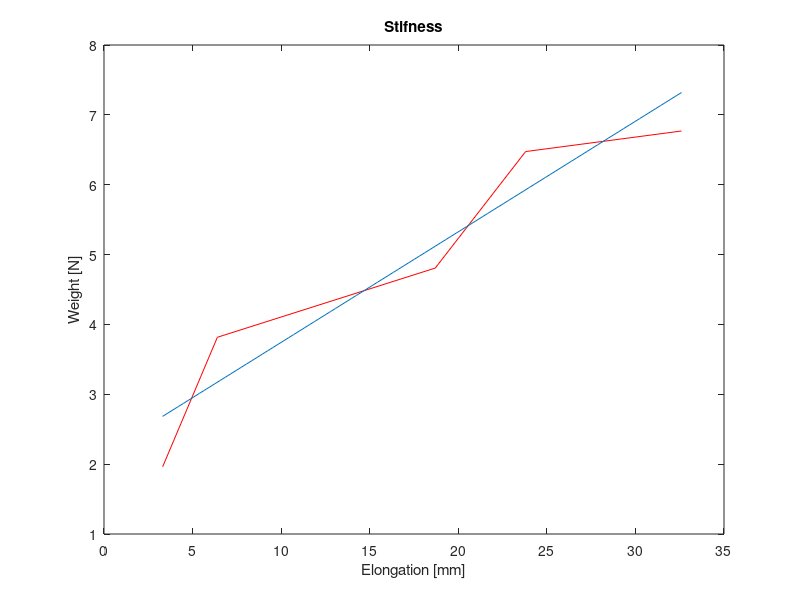

This figure's MATLAB source:
close all
clear all
clc

P1=9.81*0.2; %N
P3=9.81*0.49;
P2=9.81*0.389;
P5=9.81*(0.49+0.17);
P4=9.81*(0.14+0.49);
P6=P1+P3;

delta_l1=3.31;%mm
delta_l3=18.7; 
delta_l6=32.6;
delta_l2=6.4;
delta_l5=23.8;
delta_l4=22.9;

k1=P1/delta_l1;
k3=P3/delta_l3;
k6=P6/delta_l6;
k2=P2/delta_l2;
k5=P5/delta_l5;
k4=P4/delta_l4;

P=[P1,P2,P3,P4,P5,P6];
delta_l=[delta_l1,delta_l2,delta_l3,delta_l4,delta_l5,delta_l6];
figure (1)
plot(delta_l,P,'r')

hold on

POLY=polyfit(delta_l,P,1);
xdis=linspace(delta_l1,delta_l6);
PODIS=polyval(POLY,xdis);
plot(xdis,PODIS)
title('Stifness')
xlabel('Elongation [mm]')
ylabel('Weight [N]')

K=POLY(1); % Actual medium stifness

% k=0.1538 (All values)
% k=0.1235 (Removing P1) 
% k=0.1291 (Only with P2 P3 P4)
% k=0.0806 (Only P2 and P3)



